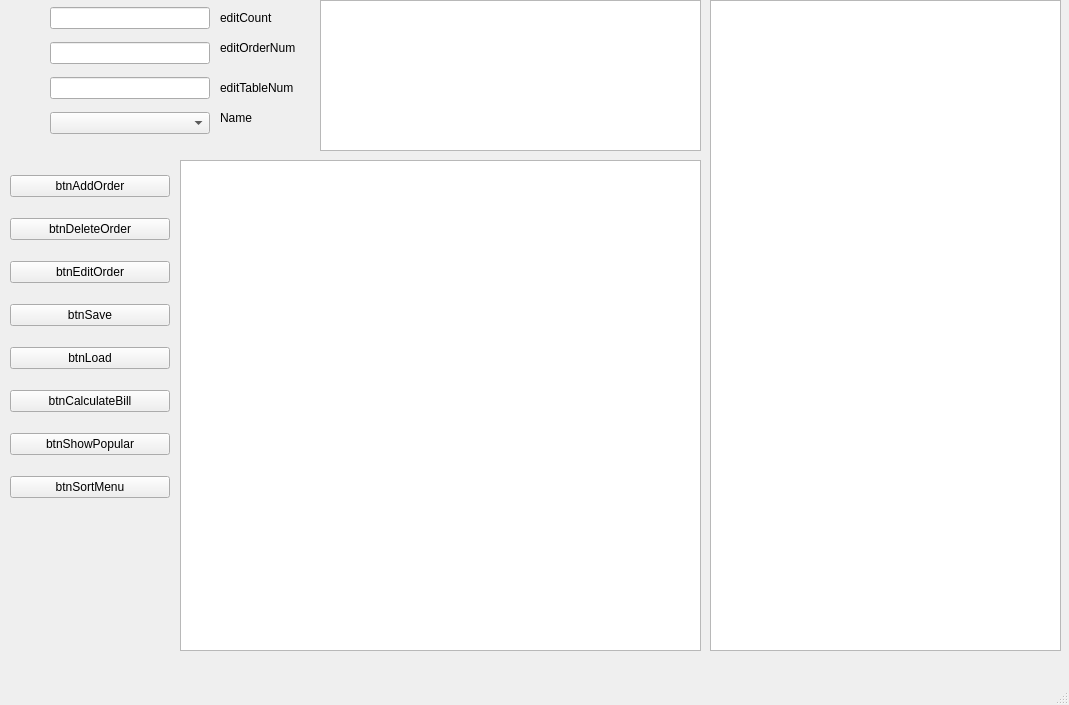
<?xml version="1.0" encoding="UTF-8"?>
<ui version="4.0">
 <class>mainwindow</class>
 <widget class="QMainWindow" name="mainwindow">
  <property name="geometry">
   <rect>
    <x>0</x>
    <y>0</y>
    <width>1069</width>
    <height>705</height>
   </rect>
  </property>
  <property name="windowTitle">
   <string>mainwindow</string>
  </property>
  <widget class="QWidget" name="centralwidget">
   <widget class="QTableWidget" name="tableWidget">
    <property name="geometry">
     <rect>
      <x>710</x>
      <y>0</y>
      <width>351</width>
      <height>651</height>
     </rect>
    </property>
   </widget>
   <widget class="QTextEdit" name="memoLog">
    <property name="geometry">
     <rect>
      <x>320</x>
      <y>0</y>
      <width>381</width>
      <height>151</height>
     </rect>
    </property>
   </widget>
   <widget class="QWidget" name="verticalLayoutWidget">
    <property name="geometry">
     <rect>
      <x>10</x>
      <y>160</y>
      <width>160</width>
      <height>361</height>
     </rect>
    </property>
    <layout class="QVBoxLayout" name="verticalLayout">
     <item>
      <widget class="QPushButton" name="btnAddOrder">
       <property name="text">
        <string>btnAddOrder</string>
       </property>
      </widget>
     </item>
     <item>
      <widget class="QPushButton" name="btnDeleteOrder">
       <property name="text">
        <string>btnDeleteOrder</string>
       </property>
      </widget>
     </item>
     <item>
      <widget class="QPushButton" name="btnEditOrder">
       <property name="text">
        <string>btnEditOrder</string>
       </property>
      </widget>
     </item>
     <item>
      <widget class="QPushButton" name="btnSave">
       <property name="text">
        <string>btnSave</string>
       </property>
      </widget>
     </item>
     <item>
      <widget class="QPushButton" name="btnLoad">
       <property name="text">
        <string>btnLoad</string>
       </property>
      </widget>
     </item>
     <item>
      <widget class="QPushButton" name="btnCalculateBill">
       <property name="text">
        <string>btnCalculateBill</string>
       </property>
      </widget>
     </item>
     <item>
      <widget class="QPushButton" name="btnShowPopular">
       <property name="text">
        <string>btnShowPopular</string>
       </property>
      </widget>
     </item>
     <item>
      <widget class="QPushButton" name="btnSortMenu">
       <property name="text">
        <string>btnSortMenu</string>
       </property>
      </widget>
     </item>
    </layout>
   </widget>
   <widget class="QLabel" name="label">
    <property name="geometry">
     <rect>
      <x>220</x>
      <y>110</y>
      <width>49</width>
      <height>16</height>
     </rect>
    </property>
    <property name="text">
     <string>Name</string>
    </property>
   </widget>
   <widget class="QLabel" name="label_2">
    <property name="geometry">
     <rect>
      <x>220</x>
      <y>10</y>
      <width>71</width>
      <height>16</height>
     </rect>
    </property>
    <property name="text">
     <string>editCount</string>
    </property>
   </widget>
   <widget class="QLabel" name="label_3">
    <property name="geometry">
     <rect>
      <x>220</x>
      <y>40</y>
      <width>161</width>
      <height>16</height>
     </rect>
    </property>
    <property name="text">
     <string>editOrderNum</string>
    </property>
   </widget>
   <widget class="QLabel" name="label_4">
    <property name="geometry">
     <rect>
      <x>220</x>
      <y>80</y>
      <width>91</width>
      <height>16</height>
     </rect>
    </property>
    <property name="text">
     <string>editTableNum</string>
    </property>
   </widget>
   <widget class="QTableWidget" name="tableOrders">
    <property name="geometry">
     <rect>
      <x>180</x>
      <y>160</y>
      <width>521</width>
      <height>491</height>
     </rect>
    </property>
   </widget>
   <widget class="QWidget" name="verticalLayoutWidget_2">
    <property name="geometry">
     <rect>
      <x>50</x>
      <y>0</y>
      <width>160</width>
      <height>141</height>
     </rect>
    </property>
    <layout class="QVBoxLayout" name="verticalLayout_2">
     <item>
      <widget class="QLineEdit" name="editCount"/>
     </item>
     <item>
      <widget class="QLineEdit" name="editOrderNum"/>
     </item>
     <item>
      <widget class="QLineEdit" name="editTableNum">
       <property name="text">
        <string/>
       </property>
      </widget>
     </item>
     <item>
      <widget class="QComboBox" name="comboDish"/>
     </item>
    </layout>
   </widget>
  </widget>
  <widget class="QMenuBar" name="menubar">
   <property name="geometry">
    <rect>
     <x>0</x>
     <y>0</y>
     <width>1069</width>
     <height>33</height>
    </rect>
   </property>
  </widget>
  <widget class="QStatusBar" name="statusbar"/>
 </widget>
 <resources/>
 <connections/>
</ui>
